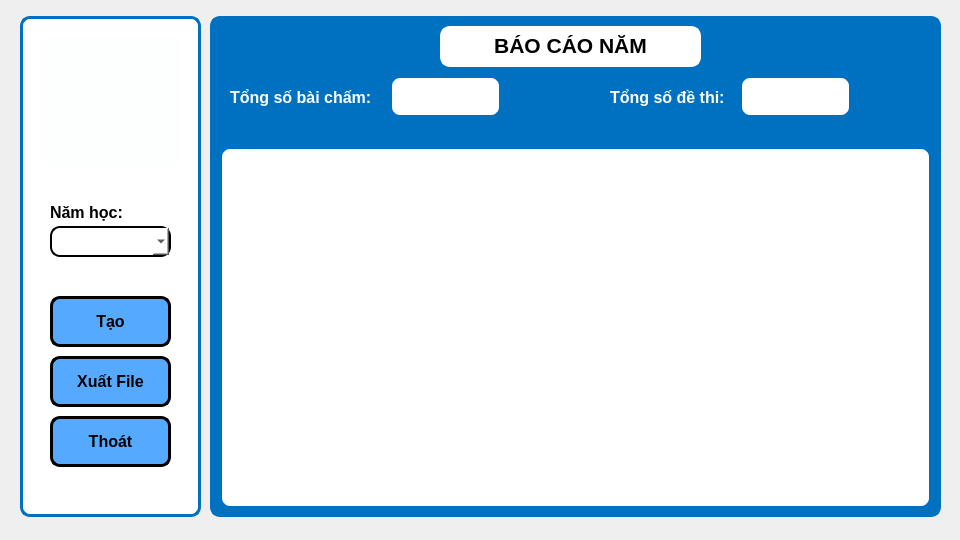
<?xml version="1.0" encoding="UTF-8"?>
<ui version="4.0">
 <class>man_hinh_bao_cao_nam</class>
 <widget class="QWidget" name="man_hinh_bao_cao_nam">
  <property name="geometry">
   <rect>
    <x>0</x>
    <y>0</y>
    <width>960</width>
    <height>540</height>
   </rect>
  </property>
  <property name="windowTitle">
   <string>Form</string>
  </property>
  <layout class="QVBoxLayout" name="verticalLayout" stretch="0">
   <item>
    <widget class="QGroupBox" name="groupBox">
     <property name="styleSheet">
      <string notr="true">border: None;</string>
     </property>
     <property name="title">
      <string/>
     </property>
     <widget class="QGroupBox" name="groupBox_2">
      <property name="geometry">
       <rect>
        <x>0</x>
        <y>-4</y>
        <width>951</width>
        <height>701</height>
       </rect>
      </property>
      <property name="styleSheet">
       <string notr="true">border: None;</string>
      </property>
      <property name="title">
       <string/>
      </property>
      <layout class="QHBoxLayout" name="horizontalLayout">
       <item>
        <widget class="QGroupBox" name="groupBox_5">
         <property name="styleSheet">
          <string notr="true">border: None;</string>
         </property>
         <property name="title">
          <string/>
         </property>
         <widget class="QGroupBox" name="groupBox_3">
          <property name="geometry">
           <rect>
            <x>0</x>
            <y>0</y>
            <width>181</width>
            <height>501</height>
           </rect>
          </property>
          <property name="styleSheet">
           <string notr="true">border: 3px solid rgb(0, 0, 0);
border-radius: 10px;
background-color: rgb(255, 255, 255);

border-color: rgb(0, 112, 192);</string>
          </property>
          <property name="title">
           <string/>
          </property>
          <widget class="QPushButton" name="xuat">
           <property name="geometry">
            <rect>
             <x>30</x>
             <y>340</y>
             <width>121</width>
             <height>51</height>
            </rect>
           </property>
           <property name="font">
            <font>
             <family>Tahoma</family>
             <pointsize>12</pointsize>
             <bold>true</bold>
            </font>
           </property>
           <property name="styleSheet">
            <string notr="true">
background-color: rgb(85, 170, 255);
border-color: rgb(0, 0, 0);</string>
           </property>
           <property name="text">
            <string>Xuất File</string>
           </property>
           <property name="icon">
            <iconset resource="../../resource.qrc">
             <normaloff>:/images/334_n.png</normaloff>:/images/334_n.png</iconset>
           </property>
          </widget>
          <widget class="QPushButton" name="thoat">
           <property name="geometry">
            <rect>
             <x>30</x>
             <y>400</y>
             <width>121</width>
             <height>51</height>
            </rect>
           </property>
           <property name="font">
            <font>
             <family>Tahoma</family>
             <pointsize>12</pointsize>
             <bold>true</bold>
            </font>
           </property>
           <property name="styleSheet">
            <string notr="true">border-color: rgb(0, 0, 0);
background-color: rgb(85, 170, 255);</string>
           </property>
           <property name="text">
            <string>Thoát</string>
           </property>
           <property name="icon">
            <iconset resource="../../resource.qrc">
             <normaloff>:/images/32_n.png</normaloff>:/images/32_n.png</iconset>
           </property>
          </widget>
          <widget class="QComboBox" name="nam_hoc">
           <property name="geometry">
            <rect>
             <x>30</x>
             <y>210</y>
             <width>121</width>
             <height>31</height>
            </rect>
           </property>
           <property name="styleSheet">
            <string notr="true">border: 2px solid rgb(0, 0, 0);
</string>
           </property>
          </widget>
          <widget class="QLabel" name="label_4">
           <property name="geometry">
            <rect>
             <x>30</x>
             <y>185</y>
             <width>121</width>
             <height>22</height>
            </rect>
           </property>
           <property name="font">
            <font>
             <family>Tahoma</family>
             <pointsize>12</pointsize>
             <bold>true</bold>
            </font>
           </property>
           <property name="styleSheet">
            <string notr="true">border:  rgb(253, 255, 255);</string>
           </property>
           <property name="text">
            <string>Năm học:</string>
           </property>
          </widget>
          <widget class="QLabel" name="label">
           <property name="geometry">
            <rect>
             <x>20</x>
             <y>20</y>
             <width>141</width>
             <height>131</height>
            </rect>
           </property>
           <property name="styleSheet">
            <string notr="true">
background-color: rgb(253, 255, 255);
border-color: rgb(253, 255, 255);</string>
           </property>
           <property name="text">
            <string/>
           </property>
           <property name="pixmap">
            <pixmap resource="../../resource.qrc">:/images/333691756_871094670849167_873075225703648657_n.png</pixmap>
           </property>
           <property name="scaledContents">
            <bool>true</bool>
           </property>
          </widget>
          <widget class="QPushButton" name="tao">
           <property name="geometry">
            <rect>
             <x>30</x>
             <y>280</y>
             <width>121</width>
             <height>51</height>
            </rect>
           </property>
           <property name="font">
            <font>
             <family>Tahoma</family>
             <pointsize>12</pointsize>
             <bold>true</bold>
            </font>
           </property>
           <property name="styleSheet">
            <string notr="true">
background-color: rgb(85, 170, 255);
border-color: rgb(0, 0, 0);</string>
           </property>
           <property name="text">
            <string>Tạo</string>
           </property>
           <property name="icon">
            <iconset resource="../../resource.qrc">
             <normaloff>:/images/6_n.png</normaloff>:/images/6_n.png</iconset>
           </property>
          </widget>
         </widget>
         <widget class="QGroupBox" name="groupBox_7">
          <property name="geometry">
           <rect>
            <x>190</x>
            <y>0</y>
            <width>731</width>
            <height>501</height>
           </rect>
          </property>
          <property name="styleSheet">
           <string notr="true">border: 2.5px solid rgb(0, 112, 192);
border-color: rgb(0, 112, 192);
background-color: rgb(0, 112, 192);
border-radius: 10px
</string>
          </property>
          <property name="title">
           <string/>
          </property>
          <widget class="QGroupBox" name="groupBox_4">
           <property name="geometry">
            <rect>
             <x>390</x>
             <y>50</y>
             <width>331</width>
             <height>61</height>
            </rect>
           </property>
           <property name="font">
            <font>
             <family>Tahoma</family>
             <pointsize>12</pointsize>
             <bold>true</bold>
            </font>
           </property>
           <property name="styleSheet">
            <string notr="true">border: 2px solid rgb(0, 112, 192);
border-radius: 10px;
</string>
           </property>
           <property name="title">
            <string/>
           </property>
           <widget class="QLabel" name="label_2">
            <property name="geometry">
             <rect>
              <x>10</x>
              <y>20</y>
              <width>121</width>
              <height>22</height>
             </rect>
            </property>
            <property name="font">
             <font>
              <family>Tahoma</family>
              <pointsize>12</pointsize>
              <bold>true</bold>
             </font>
            </property>
            <property name="styleSheet">
             <string notr="true">border: 0px;
color: rgb(255, 255, 255);
</string>
            </property>
            <property name="text">
             <string>Tổng số đề thi:</string>
            </property>
           </widget>
           <widget class="QLineEdit" name="tong_so_de_thi">
            <property name="geometry">
             <rect>
              <x>140</x>
              <y>10</y>
              <width>111</width>
              <height>41</height>
             </rect>
            </property>
            <property name="styleSheet">
             <string notr="true">border: 2px solid rgb(0, 112, 192);
background-color: rgb(255, 255, 255);
border-radius: 10px;
padding: 0 8px;
selection-background-color: darkgray;
font-size: 16px;</string>
            </property>
           </widget>
          </widget>
          <widget class="QGroupBox" name="groupBox_6">
           <property name="geometry">
            <rect>
             <x>10</x>
             <y>50</y>
             <width>331</width>
             <height>61</height>
            </rect>
           </property>
           <property name="styleSheet">
            <string notr="true">border: 2px solid rgb(0, 112, 192);
border-radius: 10px;
</string>
           </property>
           <property name="title">
            <string/>
           </property>
           <widget class="QLineEdit" name="tong_so_bai_cham">
            <property name="geometry">
             <rect>
              <x>170</x>
              <y>10</y>
              <width>111</width>
              <height>41</height>
             </rect>
            </property>
            <property name="styleSheet">
             <string notr="true">border: 2px solid rgb(0, 112, 192);
background-color: rgb(255, 255, 255);
border-radius: 10px;
padding: 0 8px;
selection-background-color: darkgray;
font-size: 16px;</string>
            </property>
           </widget>
           <widget class="QLabel" name="label_3">
            <property name="geometry">
             <rect>
              <x>10</x>
              <y>20</y>
              <width>151</width>
              <height>22</height>
             </rect>
            </property>
            <property name="font">
             <font>
              <family>Tahoma</family>
              <pointsize>12</pointsize>
              <bold>true</bold>
             </font>
            </property>
            <property name="styleSheet">
             <string notr="true">border:  rgb(253, 255, 255);
color: rgb(255, 255, 255);</string>
            </property>
            <property name="text">
             <string>Tổng số bài chấm: </string>
            </property>
           </widget>
          </widget>
          <widget class="QTextEdit" name="textEdit">
           <property name="geometry">
            <rect>
             <x>230</x>
             <y>10</y>
             <width>261</width>
             <height>41</height>
            </rect>
           </property>
           <property name="font">
            <font>
             <family>Tahoma</family>
             <pointsize>12</pointsize>
             <bold>true</bold>
            </font>
           </property>
           <property name="styleSheet">
            <string notr="true">border-color: rgb(253, 255, 255);
background-color: rgb(255, 255, 255);</string>
           </property>
           <property name="html">
            <string>&lt;!DOCTYPE HTML PUBLIC &quot;-//W3C//DTD HTML 4.0//EN&quot; &quot;http://www.w3.org/TR/REC-html40/strict.dtd&quot;&gt;
&lt;html&gt;&lt;head&gt;&lt;meta name=&quot;qrichtext&quot; content=&quot;1&quot; /&gt;&lt;meta charset=&quot;utf-8&quot; /&gt;&lt;style type=&quot;text/css&quot;&gt;
p, li { white-space: pre-wrap; }
hr { height: 1px; border-width: 0; }
li.unchecked::marker { content: &quot;\2610&quot;; }
li.checked::marker { content: &quot;\2612&quot;; }
&lt;/style&gt;&lt;/head&gt;&lt;body style=&quot; font-family:'Tahoma'; font-size:12pt; font-weight:700; font-style:normal;&quot;&gt;
&lt;p align=&quot;center&quot; style=&quot; margin-top:0px; margin-bottom:0px; margin-left:0px; margin-right:0px; -qt-block-indent:0; text-indent:0px;&quot;&gt;&lt;span style=&quot; font-family:'.AppleSystemUIFont'; font-size:16pt; font-weight:696;&quot;&gt;BÁO CÁO NĂM&lt;/span&gt;&lt;/p&gt;&lt;/body&gt;&lt;/html&gt;</string>
           </property>
          </widget>
          <widget class="QTableWidget" name="bao_cao_nam">
           <property name="geometry">
            <rect>
             <x>10</x>
             <y>131</y>
             <width>711</width>
             <height>361</height>
            </rect>
           </property>
           <property name="styleSheet">
            <string notr="true">border: 2px solid rgb(0, 0, 0);
background-color: rgb(255, 255, 255);
border-radius: 10px;
border-color: rgb(0, 112, 192);</string>
           </property>
          </widget>
         </widget>
         <zorder>groupBox_7</zorder>
         <zorder>groupBox_3</zorder>
        </widget>
       </item>
      </layout>
     </widget>
    </widget>
   </item>
  </layout>
 </widget>
 <resources>
  <include location="../../resource.qrc"/>
  <include location="../../resource.qrc"/>
 </resources>
 <connections/>
</ui>
